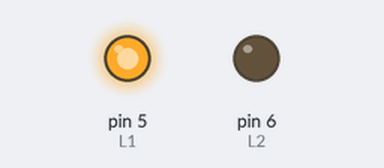
Bench run of a sketch on a simulated Arduino Uno, built with avr-gcc and run on an emulated ATmega328P. Parts: output pins drawn as LEDs (lit = HIGH). Pins used as bus, display or sensor lines are not drawn.

Above: at 0.1 s.
Timing chart, 0 to 1.6 s (numbered marks = the images above):
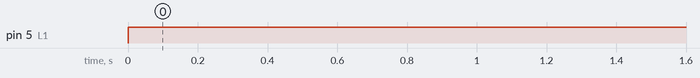

The sketch:

motor_driver_forward.ino
```cpp
// Motor driver pins
const int L1 = 5;
const int L2 = 6;
const int R1 = 3;
const int R2 = 4;


void setup() {
  pinMode(L1,OUTPUT);
  pinMode(L2,OUTPUT);
  pinMode(R1,OUTPUT);
  pinMode(R2,OUTPUT);


}

void loop() {

  forward();


}

void forward(){
  digitalWrite(L1,HIGH);
  digitalWrite(L2,LOW);
  digitalWrite(R1,HIGH);
  digitalWrite(R2,LOW);
}
```

Measured:
- by itself, pin 5 (L1): LOW → HIGH at 0.00 s
